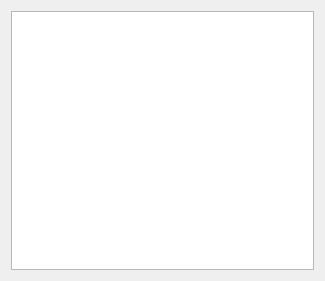
<?xml version="1.0" encoding="UTF-8"?>
<ui version="4.0">
 <class>VisorConsultas</class>
 <widget class="QWidget" name="VisorConsultas">
  <property name="geometry">
   <rect>
    <x>0</x>
    <y>0</y>
    <width>325</width>
    <height>281</height>
   </rect>
  </property>
  <property name="font">
   <font>
    <family>Cambria</family>
    <pointsize>12</pointsize>
   </font>
  </property>
  <property name="windowTitle">
   <string>Form</string>
  </property>
  <layout class="QHBoxLayout" name="horizontalLayout">
   <item>
    <widget class="QTableView" name="Tabla"/>
   </item>
  </layout>
 </widget>
 <resources/>
 <connections/>
</ui>
